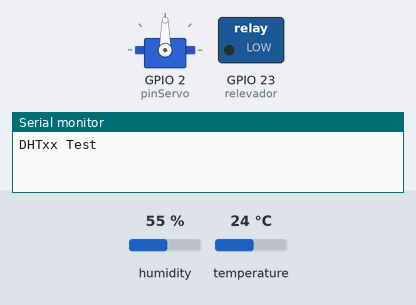
A sketch run on a simulated ESP32. Shown: servo, switched loads named in the sketch (green lamp = pin HIGH), the last lines printed to the serial monitor. Inputs (shaded band) come from the test bench; at power-on: humidity 55 %, temperature 24 °C.

Above: at 0.1 s.
At 15.1 s:
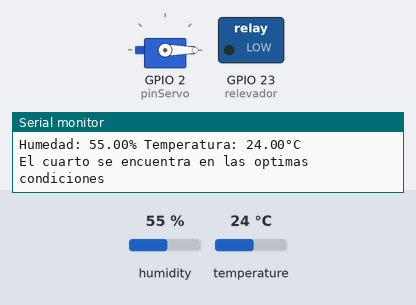
Timing chart, 0 to 16.6 s (numbered marks = the images above):
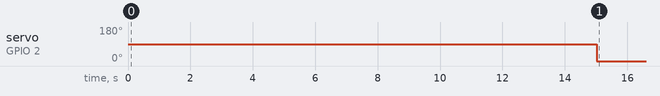

The sketch:

proyecto2.ino
```cpp
 #include "DHT.h"
 #include <ESP32Servo.h>

 #define DHTPIN 4
 #define DHTTYPE DHT11

 DHT dht(DHTPIN, DHTTYPE);
 Servo servo;

 int pinServo = 2;
 int relevador = 23;


void setup() {

  //Inicializacion de monitor serial y mensaje de testeo de DHT11.
  Serial.begin(115200);
  Serial.println(F("DHTxx Test"));
  dht.begin();

  //Configuracion de posicion del servo.
  servo.attach(pinServo,500,2500);

  //Definir como salida el pin 23.
  pinMode(relevador,OUTPUT);

}
//Inicializar la posicion (en grados) del sevo.
int pos = 0;

void loop() {
  delay(15000);

  //Variables para almacenar datos de humedad y temperatura.
  float h = dht.readHumidity();
  float t = dht.readTemperature();

  //Verificacion del sensor DHT11.
  if ( isnan(h) || isnan(t) ){
    Serial.println(F("Error al detectar el sensor DTH11, favor de verificar sus conexiones......."));
    return;
  }

  /*
  Si la humedad se encuentra arriba del 70% y la temperatura mayor a 30 grados,
  hara que el relevador permita el paso de corriente y abrira la puerta.
  */

  //Muestreo de la temperatura actual

  Serial.print(F("Humedad: "));
  Serial.print(h);
  Serial.print(F("% Temperatura: "));
  Serial.print(t);
  Serial.println(F("°C "));

  //Funcionamiento del sistema
  if ( h >= 70.30 && t >= 30 ){
    Serial.println("EL cuarto se encuentra con temperaturas altas y un alto porcentaje de humedad, se abrira la puerta y se activara el abanico");

    //Ciclo que posicionara el servo de 0 a 180
    for (pos = 0; pos <= 180; pos = pos + 1)
    {
      servo.write(pos);
    }
    digitalWrite(relevador,HIGH);
  }

  else{

    Serial.println("\nEl cuarto se encuentra en las optimas condiciones");
    for (pos = 180; pos >= 0; pos = pos - 1){
      servo.write(pos);
  }
  digitalWrite(relevador,LOW);

  }
}
```

Measured:
- by itself, servo on GPIO 2 (pinServo): 90° → 0° at 15.0 s
